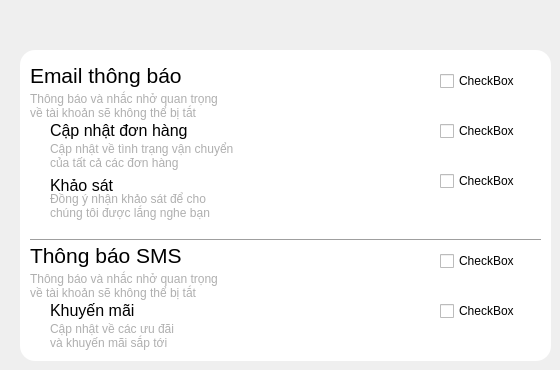
      <widget class="QWidget" name="page_10">
       <widget class="QLabel" name="label_72">
        <property name="geometry">
         <rect>
          <x>20</x>
          <y>50</y>
          <width>531</width>
          <height>311</height>
         </rect>
        </property>
        <property name="styleSheet">
         <string notr="true">background-color: rgb(255, 255, 255);
border-radius: 15px;</string>
        </property>
        <property name="text">
         <string/>
        </property>
       </widget>
       <widget class="QLabel" name="label_51">
        <property name="geometry">
         <rect>
          <x>30</x>
          <y>50</y>
          <width>181</width>
          <height>51</height>
         </rect>
        </property>
        <property name="font">
         <font>
          <pointsize>16</pointsize>
         </font>
        </property>
        <property name="styleSheet">
         <string notr="true">color: rgb(0, 0, 0);</string>
        </property>
        <property name="text">
         <string>Email thông báo</string>
        </property>
       </widget>
       <widget class="QLabel" name="label_53">
        <property name="geometry">
         <rect>
          <x>30</x>
          <y>230</y>
          <width>181</width>
          <height>51</height>
         </rect>
        </property>
        <property name="font">
         <font>
          <pointsize>16</pointsize>
         </font>
        </property>
        <property name="styleSheet">
         <string notr="true">color: rgb(0, 0, 0);</string>
        </property>
        <property name="text">
         <string>Thông báo SMS</string>
        </property>
       </widget>
       <widget class="QLabel" name="label_54">
        <property name="geometry">
         <rect>
          <x>30</x>
          <y>90</y>
          <width>191</width>
          <height>31</height>
         </rect>
        </property>
        <property name="styleSheet">
         <string notr="true">color: rgb(175, 175, 175);</string>
        </property>
        <property name="text">
         <string>Thông báo và nhắc nhở quan trọng
về tài khoản sẽ không thể bị tắt</string>
        </property>
       </widget>
       <widget class="QLabel" name="label_55">
        <property name="geometry">
         <rect>
          <x>50</x>
          <y>110</y>
          <width>181</width>
          <height>41</height>
         </rect>
        </property>
        <property name="font">
         <font>
          <pointsize>12</pointsize>
         </font>
        </property>
        <property name="styleSheet">
         <string notr="true">color: rgb(0, 0, 0);</string>
        </property>
        <property name="text">
         <string>Cập nhật đơn hàng</string>
        </property>
       </widget>
       <widget class="QLabel" name="label_56">
        <property name="geometry">
         <rect>
          <x>50</x>
          <y>170</y>
          <width>181</width>
          <height>31</height>
         </rect>
        </property>
        <property name="font">
         <font>
          <pointsize>12</pointsize>
         </font>
        </property>
        <property name="styleSheet">
         <string notr="true">color: rgb(0, 0, 0);</string>
        </property>
        <property name="text">
         <string>Khảo sát</string>
        </property>
       </widget>
       <widget class="QLabel" name="label_57">
        <property name="geometry">
         <rect>
          <x>30</x>
          <y>270</y>
          <width>191</width>
          <height>31</height>
         </rect>
        </property>
        <property name="styleSheet">
         <string notr="true">color: rgb(175, 175, 175);</string>
        </property>
        <property name="text">
         <string>Thông báo và nhắc nhở quan trọng
về tài khoản sẽ không thể bị tắt</string>
        </property>
       </widget>
       <widget class="QLabel" name="label_59">
        <property name="geometry">
         <rect>
          <x>50</x>
          <y>290</y>
          <width>181</width>
          <height>41</height>
         </rect>
        </property>
        <property name="font">
         <font>
          <pointsize>12</pointsize>
         </font>
        </property>
        <property name="styleSheet">
         <string notr="true">color: rgb(0, 0, 0);</string>
        </property>
        <property name="text">
         <string>Khuyến mãi</string>
        </property>
       </widget>
       <widget class="QLabel" name="label_60">
        <property name="geometry">
         <rect>
          <x>50</x>
          <y>320</y>
          <width>241</width>
          <height>31</height>
         </rect>
        </property>
        <property name="styleSheet">
         <string notr="true">color: rgb(175, 175, 175);</string>
        </property>
        <property name="text">
         <string>Cập nhật về các ưu đãi
và khuyến mãi sắp tới</string>
        </property>
       </widget>
       <widget class="QLabel" name="label_61">
        <property name="geometry">
         <rect>
          <x>50</x>
          <y>190</y>
          <width>241</width>
          <height>31</height>
         </rect>
        </property>
        <property name="styleSheet">
         <string notr="true">color: rgb(175, 175, 175);</string>
        </property>
        <property name="text">
         <string>Đồng ý nhận khảo sát để cho
chúng tôi được lắng nghe bạn</string>
        </property>
       </widget>
       <widget class="QLabel" name="label_62">
        <property name="geometry">
         <rect>
          <x>50</x>
          <y>140</y>
          <width>241</width>
          <height>31</height>
         </rect>
        </property>
        <property name="styleSheet">
         <string notr="true">color: rgb(175, 175, 175);</string>
        </property>
        <property name="text">
         <string>Cập nhật về tình trạng vận chuyển
của tất cả các đơn hàng</string>
        </property>
       </widget>
       <widget class="Line" name="line_3">
        <property name="geometry">
         <rect>
          <x>30</x>
          <y>230</y>
          <width>511</width>
          <height>20</height>
         </rect>
        </property>
        <property name="orientation">
         <enum>Qt::Orientation::Horizontal</enum>
        </property>
       </widget>
       <widget class="QCheckBox" name="checkBox">
        <property name="geometry">
         <rect>
          <x>440</x>
          <y>70</y>
          <width>78</width>
          <height>22</height>
         </rect>
        </property>
        <property name="text">
         <string>CheckBox</string>
        </property>
        <property name="iconSize">
         <size>
          <width>16</width>
          <height>16</height>
         </size>
        </property>
        <property name="tristate">
         <bool>false</bool>
        </property>
       </widget>
       <widget class="QCheckBox" name="checkBox_2">
        <property name="geometry">
         <rect>
          <x>440</x>
          <y>120</y>
          <width>78</width>
          <height>22</height>
         </rect>
        </property>
        <property name="text">
         <string>CheckBox</string>
        </property>
       </widget>
       <widget class="QCheckBox" name="checkBox_3">
        <property name="geometry">
         <rect>
          <x>440</x>
          <y>170</y>
          <width>78</width>
          <height>22</height>
         </rect>
        </property>
        <property name="text">
         <string>CheckBox</string>
        </property>
       </widget>
       <widget class="QCheckBox" name="checkBox_4">
        <property name="geometry">
         <rect>
          <x>440</x>
          <y>250</y>
          <width>78</width>
          <height>22</height>
         </rect>
        </property>
        <property name="text">
         <string>CheckBox</string>
        </property>
       </widget>
       <widget class="QCheckBox" name="checkBox_5">
        <property name="geometry">
         <rect>
          <x>440</x>
          <y>300</y>
          <width>78</width>
          <height>22</height>
         </rect>
        </property>
        <property name="text">
         <string>CheckBox</string>
        </property>
       </widget>
      </widget>
